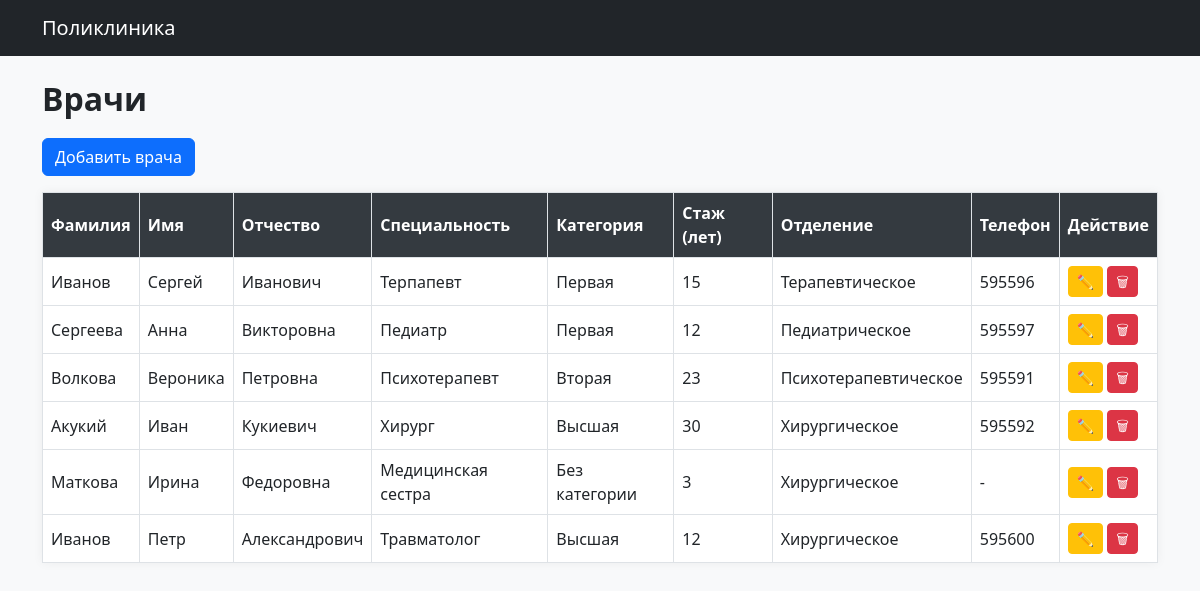
/doctors, run on an earlier commit of the app's database.
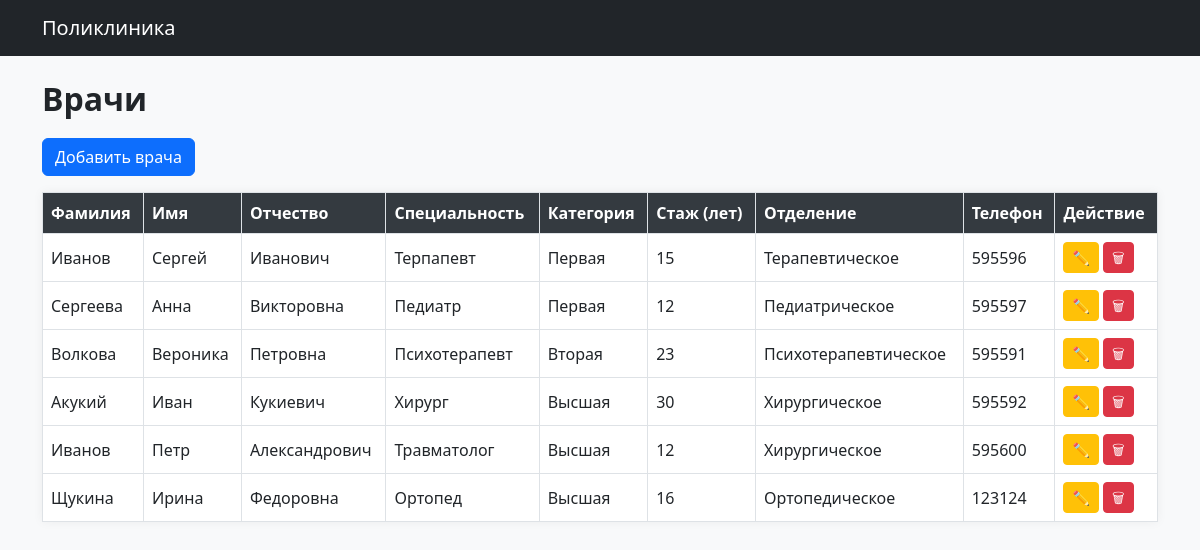
And on a later commit of the database.
### models.py (models this page shows)
class Doctor(db.Model):
    __tablename__ = 'doctors'
    id = db.Column(db.Integer, primary_key=True)
    last_name = db.Column(db.String(50), nullable=False)
    first_name = db.Column(db.String(50), nullable=False)
    middle_name = db.Column(db.String(50))
    specialty = db.Column(db.String(100))
    experience_years = db.Column(db.Integer)
    phone = db.Column(db.String(20))
    category_id = db.Column(db.Integer, db.ForeignKey('categories.id'))
    department_id = db.Column(db.Integer, db.ForeignKey('departments.id'))
    appointments = db.relationship('Appointment', backref='doctor', lazy=True)

class Category(db.Model):
    __tablename__ = 'categories'
    id = db.Column(db.Integer, primary_key=True)
    name = db.Column(db.String(50), nullable=False)
    doctors = db.relationship('Doctor', backref='category', lazy=True)

class Department(db.Model):
    __tablename__ = 'departments'
    id = db.Column(db.Integer, primary_key=True)
    name = db.Column(db.String(100), nullable=False)
    floor = db.Column(db.Integer)
    phone = db.Column(db.String(20))
    doctors = db.relationship('Doctor', backref='department', lazy=True)

### modules/doctors.py (the view)
@doctors_bp.route('/doctors')
def list_doctors():
    doctors = Doctor.query.all()
    return render_template('doctors/list.html', doctors=doctors)

### templates/doctors/list.html
{% extends 'index.html' %}
{% block content %}
<h2>Врачи</h2>
<a href="/doctors/new" class="btn btn-primary mb-3">Добавить врача</a>
<table class="table table-bordered">
    <thead>
        <tr>
            <th>Фамилия</th>
            <th>Имя</th>
            <th>Отчество</th>
            <th>Специальность</th>
            <th>Категория</th>
            <th>Стаж (лет)</th>
            <th>Отделение</th>
            <th>Телефон</th>
            <th>Действие</th>
        </tr>
    </thead>
    <tbody>
        {% for doctor in doctors %}
        <tr>
            <td>{{ doctor.last_name }}</td>
            <td>{{ doctor.first_name }}</td>
            <td>{{ doctor.middle_name }}</td>
            <td>{{ doctor.specialty }}</td>
            <td>{{ doctor.category.name if doctor.category else '' }}</td>
            <td>{{ doctor.experience_years }}</td>
            <td>{{ doctor.department.name }}</td>
            <td>{{ doctor.phone }}</td>
            <td>
                <a href="/doctors/{{ doctor.id }}/edit" class="btn btn-sm btn-warning">✏️</a>
                <a href="/doctors/{{ doctor.id }}/delete" class="btn btn-sm btn-danger">🗑</a>
            </td>
        </tr>
        {% endfor %}
    </tbody>
</table>
{% endblock %}

What changed in the data, as far as the page shows it:
removed Doctor: last_name "Маткова", first_name "Ирина", middle_name "Федоровна", specialty "Медицинская сестра", category "Без категории", experience_years "3", department.name "Хирургическое", phone "-"
added Doctor: last_name "Щукина", first_name "Ирина", middle_name "Федоровна", specialty "Ортопед", category "Высшая", experience_years "16", department.name "Ортопедическое", phone "123124"
